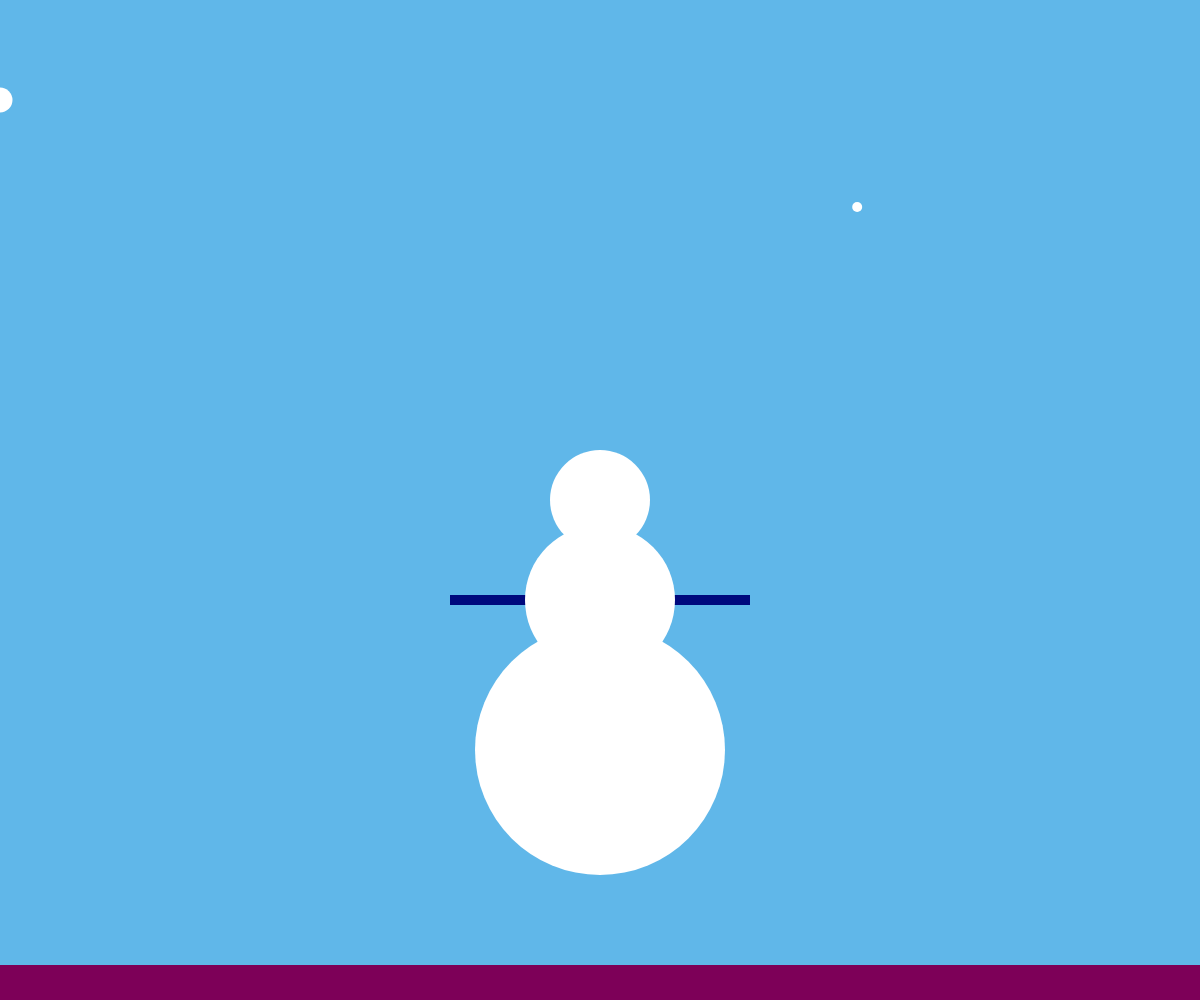
Frame 1 (no input)
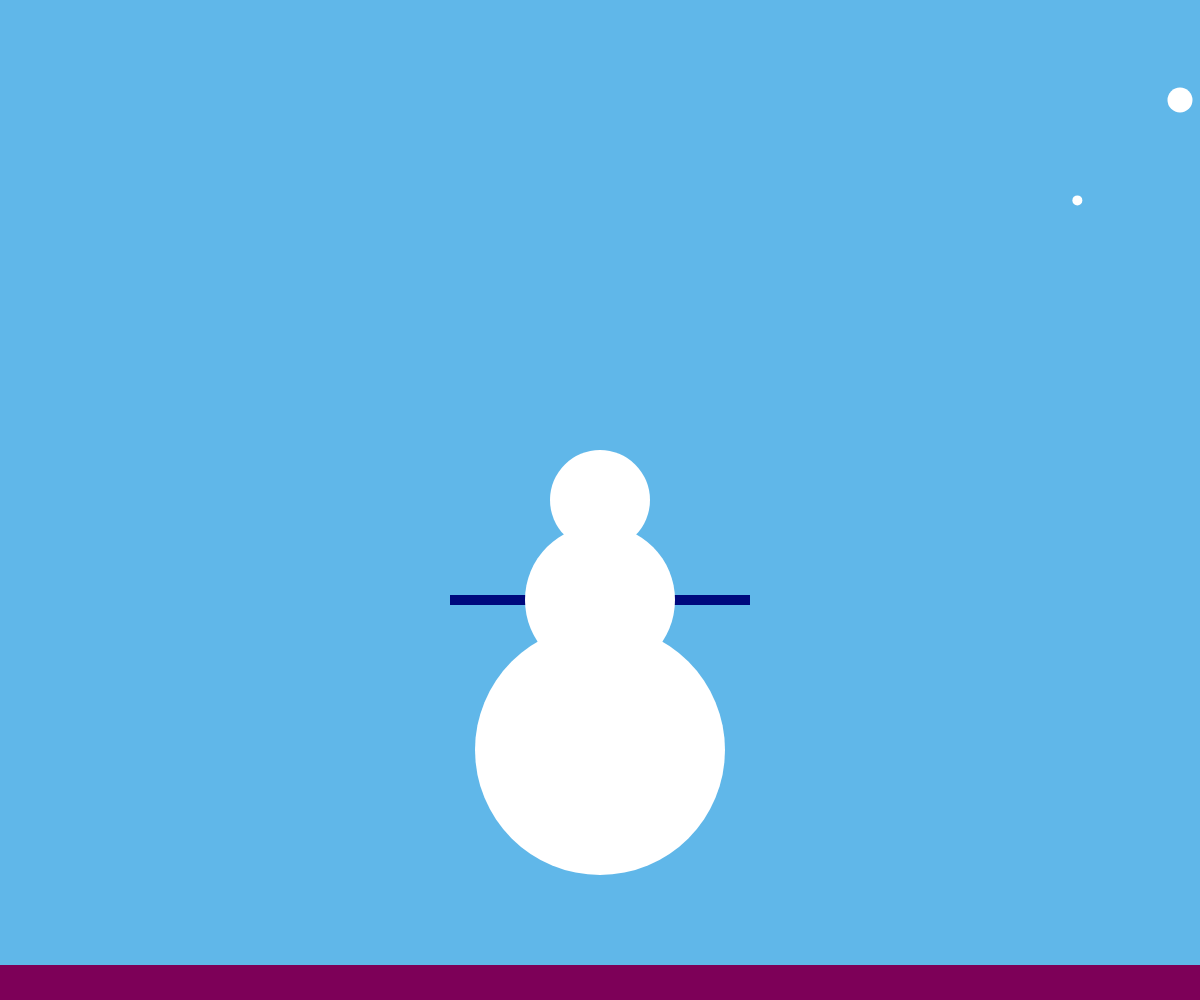
Frame 60 (no input)
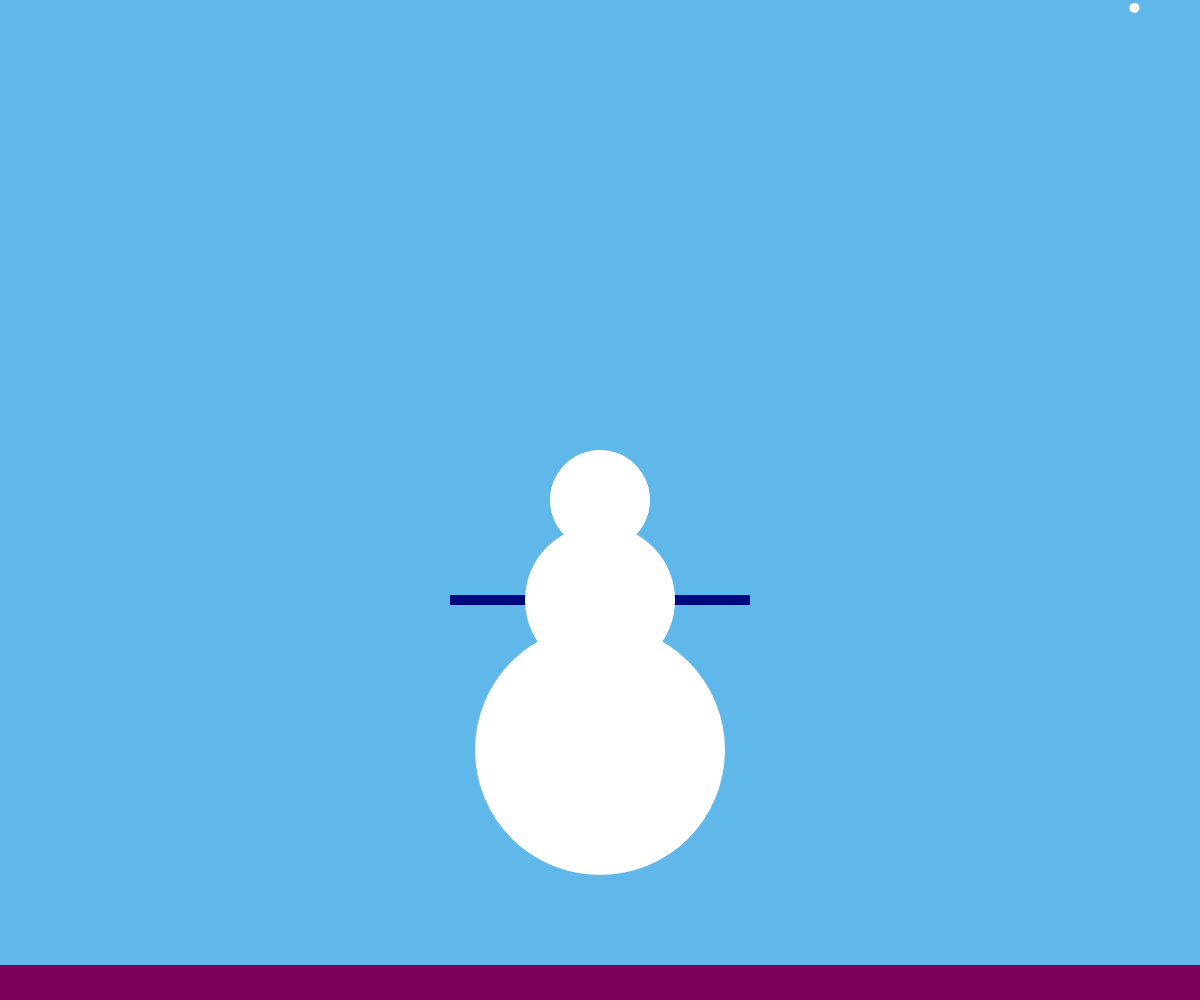
Frame 120 (the mouse pressed at the canvas centre since frame 60)

The p5.js sketch that drew these frames (run headless with seeded random() and noise() and a simulated clock; from frame 60 on, the mouse is pressed at the canvas centre):

// p5.js sketch
// ── sketch.js
var x;
var clicked;

function setup() {
  createCanvas(windowWidth, windowHeight);
  background(96, 183, 233);
  noStroke();
  x = 0;
  clicked = false;
}

function draw() {
  background(96, 183, 233);
  noStroke();

  // create the ground
  rectMode(CENTER);
  fill(125, 0, 88);
  rect(width/2, height - 10, width, 50);

  // add arms
  fill(0, 9, 125);
  rect(width/2, height/2 + 100, 300, 10);

  // add single ball
  ellipseMode(CENTER);
  fill(255);

  // add 3 circles to be the body
  ellipse(width/2, height/2, 100, 100);
  ellipse(width/2, height/2 + 100, 150, 150);
  ellipse(width/2, height/2 + 250, 250, 250);

  // snowflakes!
  fill(255);
  ellipse(random(width), random(height), 10, 10);

  ellipse(x, 100, 25, 25);
  x = x + 20; 

  // if clicked display text
  if (clicked) {
  fill(0);
  textSize(32);
  textAlign(CENTER);
  text("you clicked me!", width/2, height/4);
  }
}

//
function mouseClicked() {
  if (clicked) {
    clicked = false;
  } else {
    clicked = true;
  }
}
